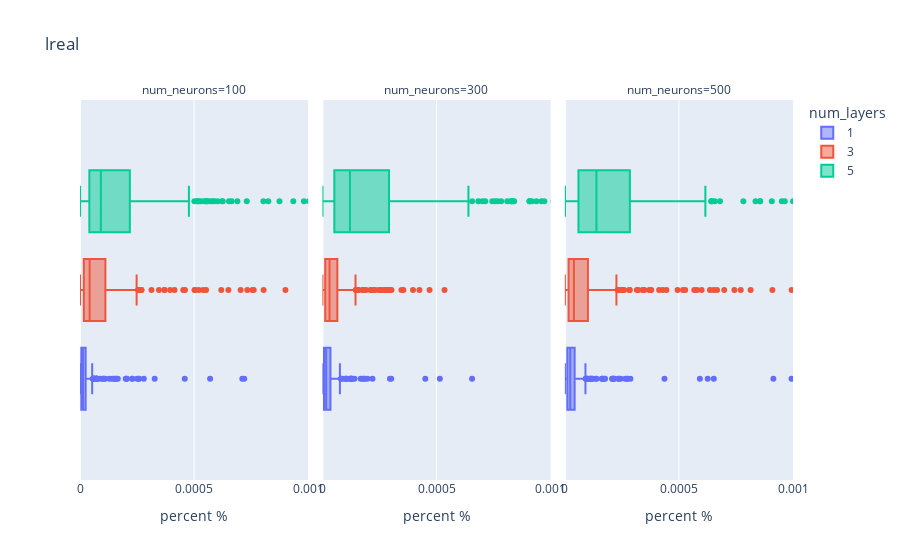
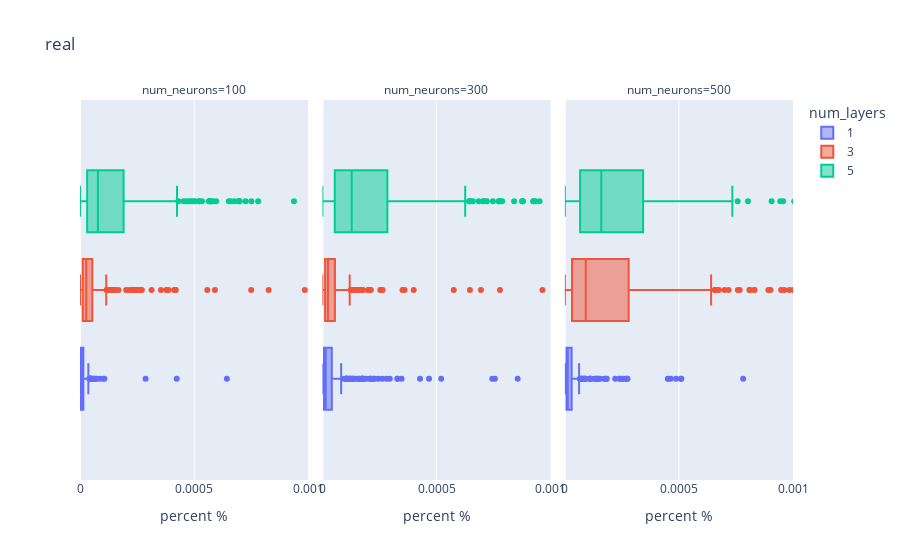

Notebook cell for these charts, in order:
### Code cell
fig = px.box(dfs, x='percent %', title='lreal', facet_col='num_neurons', color='num_layers')
fig.update_layout(
    showlegend=True,
    xaxis_range=[0, 1e-3],
    yaxis_range=[-0.5, 0.5]
)
fig.show()
fig = px.box(dfs_real, x='percent %', title='real', facet_col='num_neurons', color='num_layers')
fig.update_layout(
    showlegend=True,
    xaxis_range=[0, 1e-3],
    yaxis_range=[-0.5, 0.5]
)
fig.show()

### Figure 1 — Plotly figure (JSON) as saved in the notebook; plotly's stock layout.template omitted (floating-point values rounded to 4 significant figures; data arrays with more than 128 entries replaced by an {"elided": "..."} marker saying what was removed)
{"data": [{"alignmentgroup": "True", "hovertemplate": "num_layers=1<br>num_neurons=100<br>percent %=%{x}<extra></extra>", "legendgroup": "1", "marker": {"color": "#636efa"}, "name": "1", "notched": false, "offsetgroup": "1", "orientation": "h", "showlegend": true, "type": "box", "x": {"elided": "400 float values"}, "x0": " ", "xaxis": "x", "y0": " ", "yaxis": "y"}, {"alignmentgroup": "True", "hovertemplate": "num_layers=1<br>num_neurons=300<br>percent %=%{x}<extra></extra>", "legendgroup": "1", "marker": {"color": "#636efa"}, "name": "1", "notched": false, "offsetgroup": "1", "orientation": "h", "showlegend": false, "type": "box", "x": {"elided": "400 float values"}, "x0": " ", "xaxis": "x2", "y0": " ", "yaxis": "y2"}, {"alignmentgroup": "True", "hovertemplate": "num_layers=1<br>num_neurons=500<br>percent %=%{x}<extra></extra>", "legendgroup": "1", "marker": {"color": "#636efa"}, "name": "1", "notched": false, "offsetgroup": "1", "orientation": "h", "showlegend": false, "type": "box", "x": {"elided": "400 float values"}, "x0": " ", "xaxis": "x3", "y0": " ", "yaxis": "y3"}, {"alignmentgroup": "True", "hovertemplate": "num_layers=3<br>num_neurons=100<br>percent %=%{x}<extra></extra>", "legendgroup": "3", "marker": {"color": "#EF553B"}, "name": "3", "notched": false, "offsetgroup": "3", "orientation": "h", "showlegend": true, "type": "box", "x": {"elided": "400 float values"}, "x0": " ", "xaxis": "x", "y0": " ", "yaxis": "y"}, {"alignmentgroup": "True", "hovertemplate": "num_layers=3<br>num_neurons=300<br>percent %=%{x}<extra></extra>", "legendgroup": "3", "marker": {"color": "#EF553B"}, "name": "3", "notched": false, "offsetgroup": "3", "orientation": "h", "showlegend": false, "type": "box", "x": {"elided": "400 float values"}, "x0": " ", "xaxis": "x2", "y0": " ", "yaxis": "y2"}, {"alignmentgroup": "True", "hovertemplate": "num_layers=3<br>num_neurons=500<br>percent %=%{x}<extra></extra>", "legendgroup": "3", "marker": {"color": "#EF553B"}, "name": "3", "notched": false, "offsetgroup": "3", "orientation": "h", "showlegend": false, "type": "box", "x": {"elided": "400 float values"}, "x0": " ", "xaxis": "x3", "y0": " ", "yaxis": "y3"}, {"alignmentgroup": "True", "hovertemplate": "num_layers=5<br>num_neurons=100<br>percent %=%{x}<extra></extra>", "legendgroup": "5", "marker": {"color": "#00cc96"}, "name": "5", "notched": false, "offsetgroup": "5", "orientation": "h", "showlegend": true, "type": "box", "x": {"elided": "400 float values"}, "x0": " ", "xaxis": "x", "y0": " ", "yaxis": "y"}, {"alignmentgroup": "True", "hovertemplate": "num_layers=5<br>num_neurons=300<br>percent %=%{x}<extra></extra>", "legendgroup": "5", "marker": {"color": "#00cc96"}, "name": "5", "notched": false, "offsetgroup": "5", "orientation": "h", "showlegend": false, "type": "box", "x": {"elided": "400 float values"}, "x0": " ", "xaxis": "x2", "y0": " ", "yaxis": "y2"}, {"alignmentgroup": "True", "hovertemplate": "num_layers=5<br>num_neurons=500<br>percent %=%{x}<extra></extra>", "legendgroup": "5", "marker": {"color": "#00cc96"}, "name": "5", "notched": false, "offsetgroup": "5", "orientation": "h", "showlegend": false, "type": "box", "x": {"elided": "400 float values"}, "x0": " ", "xaxis": "x3", "y0": " ", "yaxis": "y3"}], "layout": {"annotations": [{"font": {}, "showarrow": false, "text": "num_neurons=100", "x": 0.16, "xanchor": "center", "xref": "paper", "y": 1, "yanchor": "bottom", "yref": "paper"}, {"font": {}, "showarrow": false, "text": "num_neurons=300", "x": 0.5, "xanchor": "center", "xref": "paper", "y": 1, "yanchor": "bottom", "yref": "paper"}, {"font": {}, "showarrow": false, "text": "num_neurons=500", "x": 0.84, "xanchor": "center", "xref": "paper", "y": 1, "yanchor": "bottom", "yref": "paper"}], "boxmode": "group", "legend": {"title": {"text": "num_layers"}, "tracegroupgap": 0}, "showlegend": true, "title": {"text": "lreal"}, "xaxis": {"anchor": "y", "domain": [0, 0.32], "range": [0, 0.001], "title": {"text": "percent %"}}, "xaxis2": {"anchor": "y2", "domain": [0.34, 0.66], "matches": "x", "title": {"text": "percent %"}}, "xaxis3": {"anchor": "y3", "domain": [0.68, 1.0], "matches": "x", "title": {"text": "percent %"}}, "yaxis": {"anchor": "x", "domain": [0, 1], "range": [-0.5, 0.5]}, "yaxis2": {"anchor": "x2", "domain": [0, 1], "matches": "y", "showticklabels": false}, "yaxis3": {"anchor": "x3", "domain": [0, 1], "matches": "y", "showticklabels": false}}}

### Figure 2 — Plotly figure (JSON) as saved in the notebook; plotly's stock layout.template omitted (floating-point values rounded to 4 significant figures; data arrays with more than 128 entries replaced by an {"elided": "..."} marker saying what was removed)
{"data": [{"alignmentgroup": "True", "hovertemplate": "num_layers=1<br>num_neurons=100<br>percent %=%{x}<extra></extra>", "legendgroup": "1", "marker": {"color": "#636efa"}, "name": "1", "notched": false, "offsetgroup": "1", "orientation": "h", "showlegend": true, "type": "box", "x": {"elided": "400 float values"}, "x0": " ", "xaxis": "x", "y0": " ", "yaxis": "y"}, {"alignmentgroup": "True", "hovertemplate": "num_layers=1<br>num_neurons=300<br>percent %=%{x}<extra></extra>", "legendgroup": "1", "marker": {"color": "#636efa"}, "name": "1", "notched": false, "offsetgroup": "1", "orientation": "h", "showlegend": false, "type": "box", "x": {"elided": "400 float values"}, "x0": " ", "xaxis": "x2", "y0": " ", "yaxis": "y2"}, {"alignmentgroup": "True", "hovertemplate": "num_layers=1<br>num_neurons=500<br>percent %=%{x}<extra></extra>", "legendgroup": "1", "marker": {"color": "#636efa"}, "name": "1", "notched": false, "offsetgroup": "1", "orientation": "h", "showlegend": false, "type": "box", "x": {"elided": "400 float values"}, "x0": " ", "xaxis": "x3", "y0": " ", "yaxis": "y3"}, {"alignmentgroup": "True", "hovertemplate": "num_layers=3<br>num_neurons=100<br>percent %=%{x}<extra></extra>", "legendgroup": "3", "marker": {"color": "#EF553B"}, "name": "3", "notched": false, "offsetgroup": "3", "orientation": "h", "showlegend": true, "type": "box", "x": {"elided": "400 float values"}, "x0": " ", "xaxis": "x", "y0": " ", "yaxis": "y"}, {"alignmentgroup": "True", "hovertemplate": "num_layers=3<br>num_neurons=300<br>percent %=%{x}<extra></extra>", "legendgroup": "3", "marker": {"color": "#EF553B"}, "name": "3", "notched": false, "offsetgroup": "3", "orientation": "h", "showlegend": false, "type": "box", "x": {"elided": "400 float values"}, "x0": " ", "xaxis": "x2", "y0": " ", "yaxis": "y2"}, {"alignmentgroup": "True", "hovertemplate": "num_layers=3<br>num_neurons=500<br>percent %=%{x}<extra></extra>", "legendgroup": "3", "marker": {"color": "#EF553B"}, "name": "3", "notched": false, "offsetgroup": "3", "orientation": "h", "showlegend": false, "type": "box", "x": {"elided": "400 float values"}, "x0": " ", "xaxis": "x3", "y0": " ", "yaxis": "y3"}, {"alignmentgroup": "True", "hovertemplate": "num_layers=5<br>num_neurons=100<br>percent %=%{x}<extra></extra>", "legendgroup": "5", "marker": {"color": "#00cc96"}, "name": "5", "notched": false, "offsetgroup": "5", "orientation": "h", "showlegend": true, "type": "box", "x": {"elided": "400 float values"}, "x0": " ", "xaxis": "x", "y0": " ", "yaxis": "y"}, {"alignmentgroup": "True", "hovertemplate": "num_layers=5<br>num_neurons=300<br>percent %=%{x}<extra></extra>", "legendgroup": "5", "marker": {"color": "#00cc96"}, "name": "5", "notched": false, "offsetgroup": "5", "orientation": "h", "showlegend": false, "type": "box", "x": {"elided": "400 float values"}, "x0": " ", "xaxis": "x2", "y0": " ", "yaxis": "y2"}, {"alignmentgroup": "True", "hovertemplate": "num_layers=5<br>num_neurons=500<br>percent %=%{x}<extra></extra>", "legendgroup": "5", "marker": {"color": "#00cc96"}, "name": "5", "notched": false, "offsetgroup": "5", "orientation": "h", "showlegend": false, "type": "box", "x": {"elided": "400 float values"}, "x0": " ", "xaxis": "x3", "y0": " ", "yaxis": "y3"}], "layout": {"annotations": [{"font": {}, "showarrow": false, "text": "num_neurons=100", "x": 0.16, "xanchor": "center", "xref": "paper", "y": 1, "yanchor": "bottom", "yref": "paper"}, {"font": {}, "showarrow": false, "text": "num_neurons=300", "x": 0.5, "xanchor": "center", "xref": "paper", "y": 1, "yanchor": "bottom", "yref": "paper"}, {"font": {}, "showarrow": false, "text": "num_neurons=500", "x": 0.84, "xanchor": "center", "xref": "paper", "y": 1, "yanchor": "bottom", "yref": "paper"}], "boxmode": "group", "legend": {"title": {"text": "num_layers"}, "tracegroupgap": 0}, "showlegend": true, "title": {"text": "real"}, "xaxis": {"anchor": "y", "domain": [0, 0.32], "range": [0, 0.001], "title": {"text": "percent %"}}, "xaxis2": {"anchor": "y2", "domain": [0.34, 0.66], "matches": "x", "title": {"text": "percent %"}}, "xaxis3": {"anchor": "y3", "domain": [0.68, 1.0], "matches": "x", "title": {"text": "percent %"}}, "yaxis": {"anchor": "x", "domain": [0, 1], "range": [-0.5, 0.5]}, "yaxis2": {"anchor": "x2", "domain": [0, 1], "matches": "y", "showticklabels": false}, "yaxis3": {"anchor": "x3", "domain": [0, 1], "matches": "y", "showticklabels": false}}}
